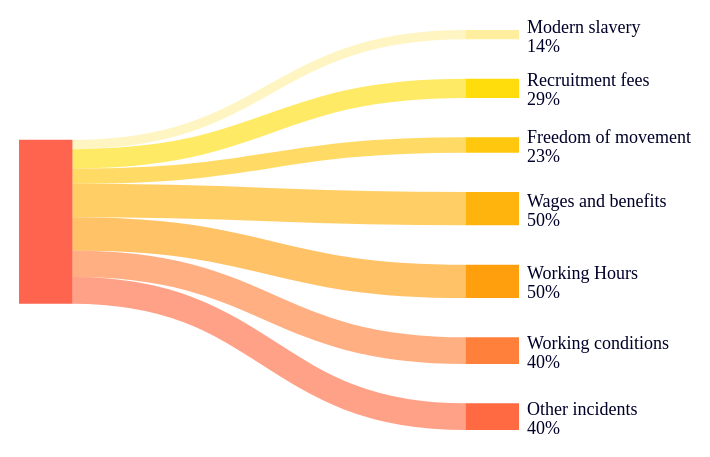

The specification (Vega-Lite) saved for this image:
### Vega specification from a JSON file in a GitHub repository (floating-point values rounded to 4 significant figures)
{"$schema": "https://vega.github.io/schema/vega/v5.json", "description": "Sankey Chart on Modern Slavery Incidents", "width": 500, "height": 400, "padding": {"bottom": 10, "left": 5, "right": 10, "top": 10}, "signals": [{"name": "standardGap", "value": 14, "description": "Gap as a percentage of full domain"}, {"name": "base", "value": "center", "description": "How to stack(center or zero)"}], "data": [{"name": "input", "values": [{"category": "Companies reporting\nmodern slavery incidents", "stack": 1, "sort": 1, "labels": "left", "labeledValue": 14}, {"category": "Modern slavery", "stack": 2, "sort": 1, "labels": "right", "gap": 10}, {"category": "Recruitment fees", "stack": 2, "sort": 2, "labels": "right", "gap": 10}, {"category": "Freedom of movement", "stack": 2, "sort": 3, "labels": "right", "gap": 10}, {"category": "Wages and benefits", "stack": 2, "sort": 4, "labels": "right", "gap": 10}, {"category": "Working Hours", "stack": 2, "sort": 5, "labels": "right", "gap": 10}, {"category": "Working conditions", "stack": 2, "sort": 6, "labels": "right", "gap": 10}, {"category": "Other incidents", "stack": 2, "sort": 7, "labels": "right", "gap": 10}, {"source": "Companies reporting\nmodern slavery incidents", "destination": "Modern slavery", "description": "Cases that companies qualified as forced or child labour", "value": 14}, {"source": "Companies reporting\nmodern slavery incidents", "destination": "Recruitment fees", "description": "Cases of workers paying recruitment or other fees", "value": 29}, {"source": "Companies reporting\nmodern slavery incidents", "destination": "Freedom of movement", "description": "Restrictions on freedom of movement workers (e.g. withholding of passports)", "value": 23}, {"source": "Companies reporting\nmodern slavery incidents", "destination": "Wages and benefits", "description": "Issues related to wages (underpayment, salary below minimum wages)", "value": 50}, {"source": "Companies reporting\nmodern slavery incidents", "destination": "Working Hours", "description": "Cases of excessive or mandatory overtime", "value": 50}, {"source": "Companies reporting\nmodern slavery incidents", "destination": "Working conditions", "description": "Issues related to health and safety or cases of harassment", "value": 40}, {"source": "Companies reporting\nmodern slavery incidents", "destination": "Other incidents", "description": "Cases of illegal subcontracting or issues related to general labour practices", "value": 40}]}, {"name": "stacks", "source": "input", "transform": [{"type": "filter", "expr": "datum.source != null"}, {"type": "formula", "as": "end", "expr": "['source','destination']"}, {"type": "formula", "as": "name", "expr": "[ datum.source,datum.destination]"}, {"type": "project", "fields": ["end", "name", "value", "description"]}, {"type": "flatten", "fields": ["end", "name"]}, {"type": "lookup", "from": "input", "key": "category", "values": ["stack", "sort", "gap", "labels", "labeledValue"], "fields": ["name"], "as": ["stack", "sort", "gap", "labels", "labeledValue"]}, {"type": "formula", "expr": "datum.stack > 1? datum.description : null", "as": "description"}, {"type": "aggregate", "fields": ["value", "stack", "sort", "gap", "labels"], "groupby": ["end", "name", "description", "labeledValue"], "ops": ["sum", "max", "max", "max", "max"], "as": ["value", "stack", "sort", "gap", "labels"]}, {"type": "aggregate", "fields": ["value", "stack", "sort", "gap", "labels"], "groupby": ["name", "description", "labeledValue"], "ops": ["max", "max", "max", "max", "max"], "as": ["value", "stack", "sort", "gap", "labels"]}, {"type": "formula", "as": "gap", "expr": "datum.gap?datum.gap:0"}, {"type": "formula", "as": "labeledValue", "expr": "datum.labeledValue == null?datum.value:datum.labeledValue"}]}, {"name": "maxValue", "source": ["stacks"], "transform": [{"type": "aggregate", "fields": ["value"], "groupby": ["stack"], "ops": ["sum"], "as": ["value"]}, {"type": "aggregate", "fields": ["value"], "ops": ["max"], "as": ["value"]}]}, {"name": "plottedStacks", "source": ["stacks"], "transform": [{"type": "formula", "as": "spacer", "expr": " (data('maxValue')[0].value/100)*(standardGap+datum.gap)"}, {"type": "formula", "as": "type", "expr": "['data','spacer']"}, {"type": "formula", "as": "spacedValue", "expr": "[datum.value,datum.spacer]"}, {"type": "flatten", "fields": ["type", "spacedValue"]}, {"type": "stack", "groupby": ["stack"], "sort": {"field": "sort", "order": "descending"}, "field": "spacedValue", "offset": {"signal": "base"}}, {"type": "formula", "expr": "((datum.value)/2)+datum.y0", "as": "yc"}]}, {"name": "finalTable", "source": ["plottedStacks"], "transform": [{"type": "filter", "expr": "datum.type == 'data'"}]}, {"name": "linkTable", "source": ["input"], "transform": [{"type": "filter", "expr": "datum.source != null"}, {"type": "lookup", "from": "finalTable", "key": "name", "values": ["y0", "y1", "stack", "sort"], "fields": ["source"], "as": ["sourceStacky0", "sourceStacky1", "sourceStack", "sourceSort"]}, {"type": "lookup", "from": "finalTable", "key": "name", "values": ["y0", "y1", "stack", "sort"], "fields": ["destination"], "as": ["destinationStacky0", "destinationStacky1", "destinationStack", "destinationSort"]}, {"type": "stack", "groupby": ["source"], "sort": {"field": "destinationSort", "order": "descending"}, "field": "value", "offset": "zero", "as": ["syi0", "syi1"]}, {"type": "formula", "expr": "datum.syi0+datum.sourceStacky0", "as": "sy0"}, {"type": "formula", "expr": "datum.sy0+datum.value", "as": "sy1"}, {"type": "stack", "groupby": ["destination"], "sort": {"field": "sourceSort", "order": "descending"}, "field": "value", "offset": "zero", "as": ["dyi0", "dyi1"]}, {"type": "formula", "expr": "datum.dyi0+datum.destinationStacky0", "as": "dy0"}, {"type": "formula", "expr": "datum.dy0+datum.value", "as": "dy1"}, {"type": "formula", "expr": "((datum.value)/2)+datum.sy0", "as": "syc"}, {"type": "formula", "expr": "((datum.value)/2)+datum.dy0", "as": "dyc"}, {"type": "linkpath", "orient": "horizontal", "shape": "diagonal", "sourceY": {"expr": "scale('y', datum.syc)"}, "sourceX": {"expr": "scale('x', toNumber(  datum.sourceStack))+ bandwidth('x')"}, "targetY": {"expr": "scale('y', datum.dyc)"}, "targetX": {"expr": "scale('x', datum.destinationStack)"}}, {"type": "formula", "expr": "range('y')[0]-scale('y', datum.value)", "as": "strokeWidth"}]}], "scales": [{"name": "x", "type": "band", "range": "width", "domain": {"data": "finalTable", "field": "stack"}, "paddingInner": 0.88}, {"name": "y", "type": "linear", "range": "height", "domain": {"data": "finalTable", "field": "y1"}, "reverse": false}, {"name": "color", "type": "ordinal", "range": ["#FF5C45", "#FFEE99", "#FFDC00", "#FFC400", "#FFB000", "#FF9A00", "#FF7A30", "#FF6338"], "domain": {"data": "stacks", "field": "name"}}], "marks": [{"type": "rect", "from": {"data": "finalTable"}, "encode": {"update": {"x": {"scale": "x", "field": "stack"}, "width": {"scale": "x", "band": 1}, "y": {"scale": "y", "field": "y0"}, "y2": {"scale": "y", "field": "y1"}, "fill": {"scale": "color", "field": "name"}, "fillOpacity": {"value": 0.95}, "strokeWidth": {"value": 0}, "stroke": {"scale": "color", "field": "name"}}, "hover": {"tooltip": {"signal": "datum.stack > 1 ? {'Identified incidents of':datum.name,'Details':datum.description, 'Value':format(datum.value, '') + '%'}:null"}, "fillOpacity": {"value": 1}}}}, {"type": "path", "name": "links", "from": {"data": "linkTable"}, "clip": true, "encode": {"update": {"strokeWidth": {"field": "strokeWidth"}, "path": {"field": "path"}, "strokeOpacity": {"signal": "0.6"}, "stroke": {"field": "destination", "scale": "color"}}, "hover": {"strokeOpacity": {"value": 1}, "tooltip": {"signal": "{'Identified incidents of':datum.destination,'Details':datum.description, 'Value':format(datum.value, '') + '%'}"}}}}, {"type": "group", "name": "labelText", "zindex": 1, "from": {"facet": {"data": "finalTable", "name": "labelFacet", "groupby": ["name", "stack", "yc", "value", "labels"]}}, "clip": false, "encode": {"update": {"strokeWidth": {"value": 1}, "stroke": {"value": "red"}, "x": {"signal": "datum.labels=='left'?scale('x', datum.stack)-8 : scale('x', datum.stack) + (bandwidth('x')) +8"}, "yc": {"scale": "y", "signal": "datum.yc"}, "width": {"signal": "0"}, "height": {"signal": "0"}, "fillOpacity": {"signal": "0.1"}}}, "marks": [{"type": "text", "name": "heading", "from": {"data": "labelFacet"}, "encode": {"update": {"x": {"value": 0}, "y": {"value": -2}, "text": {"signal": "datum.stack > 1 ? datum.name : ''"}, "lineBreak": {"value": "\n"}, "align": {"signal": "datum.labels=='left'?'right':'left'"}, "fontWeight": {"value": "500"}}}}, {"type": "text", "name": "amount", "from": {"data": "labelFacet"}, "encode": {"update": {"x": {"value": 0}, "y": {"signal": "datum.stack > 1 ? 17 : 55"}, "text": {"signal": "datum.stack > 1 ? format(datum.labeledValue, '') + '%' : ''"}, "align": {"signal": "datum.labels=='left'?'right':'left'"}}}}]}, {"type": "rect", "from": {"data": "labelText"}, "encode": {"update": {"x": {"field": "bounds.x1", "offset": -5}, "x2": {"field": "bounds.x2", "offset": 8}, "y": {"field": "bounds.y1", "offset": -8}, "y2": {"field": "bounds.y2", "offset": 8}, "fill": {"value": "transparent"}, "cornerRadius": {"value": 5}}}}], "config": {"view": {"stroke": "transparent"}, "text": {"fontSize": 18, "fill": "#000029", "font": "Rubik", "fontWeight": 400}}}
